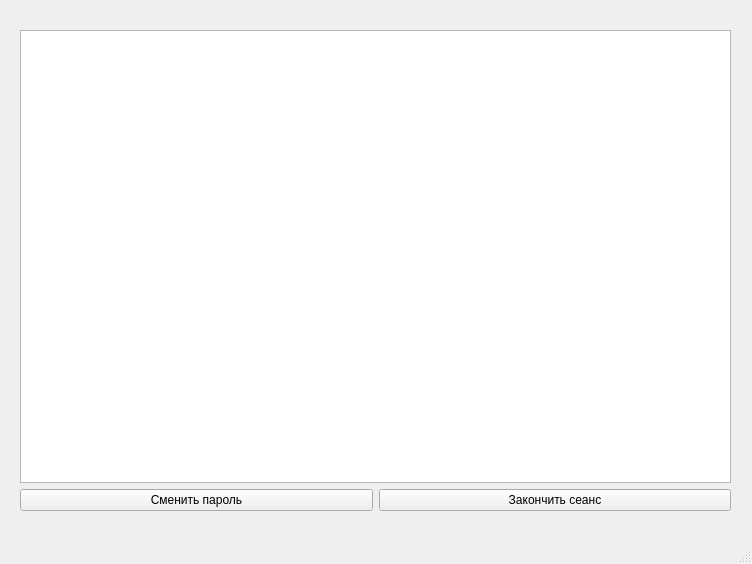
<?xml version="1.0" encoding="UTF-8"?>
<ui version="4.0">
 <class>ResourceMainWindow</class>
 <widget class="QMainWindow" name="ResourceMainWindow">
  <property name="geometry">
   <rect>
    <x>0</x>
    <y>0</y>
    <width>752</width>
    <height>564</height>
   </rect>
  </property>
  <property name="minimumSize">
   <size>
    <width>752</width>
    <height>564</height>
   </size>
  </property>
  <property name="maximumSize">
   <size>
    <width>752</width>
    <height>564</height>
   </size>
  </property>
  <property name="windowTitle">
   <string>Доступ к ресурсу</string>
  </property>
  <widget class="QWidget" name="centralwidget">
   <widget class="QWidget" name="verticalLayoutWidget">
    <property name="geometry">
     <rect>
      <x>20</x>
      <y>10</y>
      <width>711</width>
      <height>501</height>
     </rect>
    </property>
    <layout class="QVBoxLayout" name="verticalLayout">
     <item>
      <widget class="QLabel" name="labelResource">
       <property name="text">
        <string/>
       </property>
      </widget>
     </item>
     <item>
      <widget class="QListView" name="listViewResource"/>
     </item>
     <item>
      <layout class="QHBoxLayout" name="horizontalLayout">
       <item>
        <widget class="QPushButton" name="pushButtoChangePassword">
         <property name="text">
          <string>Сменить пароль</string>
         </property>
        </widget>
       </item>
       <item>
        <widget class="QPushButton" name="pushButtonExit">
         <property name="text">
          <string>Закончить сеанс</string>
         </property>
        </widget>
       </item>
      </layout>
     </item>
    </layout>
   </widget>
  </widget>
  <widget class="QMenuBar" name="menubar">
   <property name="geometry">
    <rect>
     <x>0</x>
     <y>0</y>
     <width>752</width>
     <height>29</height>
    </rect>
   </property>
  </widget>
  <widget class="QStatusBar" name="statusbar"/>
 </widget>
 <resources/>
 <connections/>
</ui>
